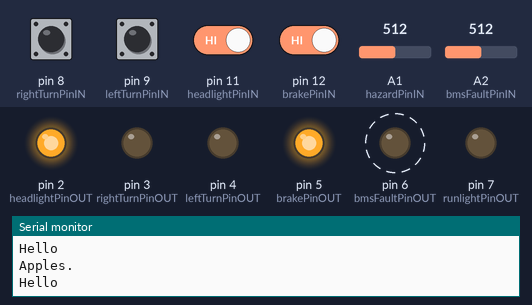
A sketch run on a simulated Arduino Uno, built with avr-gcc and run on an emulated ATmega328P. Shown: output pins drawn as LEDs (lit = HIGH), the last lines printed to the serial monitor. Dashed ring = blinking. The test bench sets the inputs (shaded band); at power-on: pin 11 (headlightPinIN), pin 12 (brakePinIN) HIGH, pin 8 (rightTurnPinIN), pin 9 (leftTurnPinIN) LOW, A1 (hazardPinIN) = 512, A2 (bmsFaultPinIN) = 512. Pins used as bus, display or sensor lines are not drawn.

Above: at 0.97 s.
1.3 s: pin 8 (rightTurnPinIN) pulled HIGH for 0.15 s
At 1.46 s:
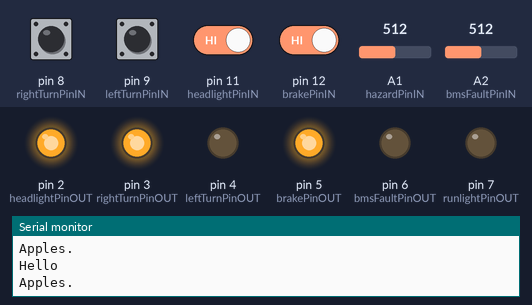
4.3 s: pin 9 (leftTurnPinIN) pulled HIGH for 0.15 s
7.3 s: pin 11 (headlightPinIN) driven LOW
At 7.49 s:
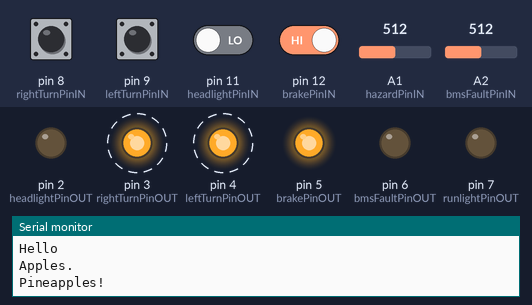
10.3 s: pin 12 (brakePinIN) driven LOW
At 10.56 s:
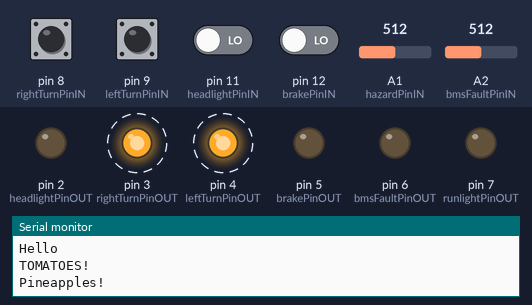
13.3 s: pin 11 (headlightPinIN) driven HIGH
At 13.66 s:
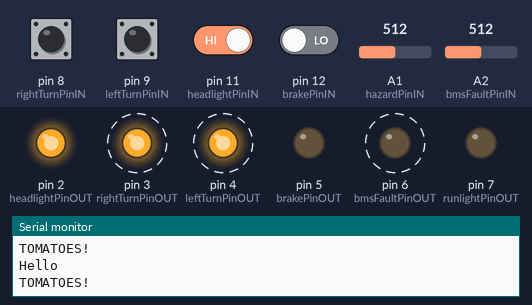
16.3 s: pin 8 (rightTurnPinIN) pulled HIGH for 0.15 s
Timing chart, 0 to 20.3 s (numbered marks = the images above; inputs shaded):
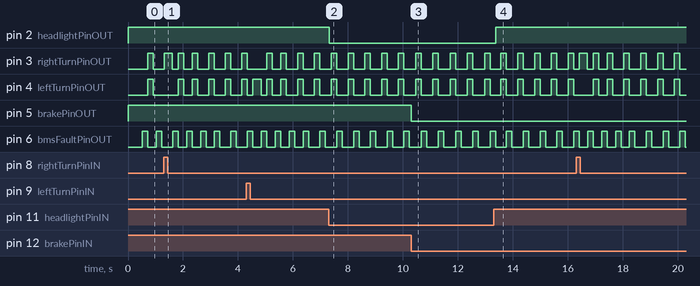

Measured:
- after the input at 7.3 s, pin 2 (headlightPinOUT): HIGH → LOW at once
- after the input at 10.3 s, pin 5 (brakePinOUT): HIGH → LOW at once
- after the input at 13.3 s, pin 2 (headlightPinOUT): LOW → HIGH after 0.07 s

The sketch:

BST_Lighting.ino
```cpp
/*  Bridger Solar Team at Montana State University
    Authors: Levi Allery and Tanner Whetzel
    System Integration Capstone: Lighting, Wiring, and Schematics
    Last Updated: April 3, 2019
                  April 1, 2019
                  March 31, 2019
                  March 29, 2019
                  March 27, 2019
                  February 20, 2019
                  February 19, 2019
                  February 18, 2019
                  February 17, 2019
                  February 15, 2019
*/

// NOTE: Running light functions have been commented out for the time being.
// Bit-bang the non PWM pins (PWM are D3, D5, D9, D10, D11) for dimming the running light signal
/*
   do {
      digitalWrite(xxx, LOW);
      delayMicroseconds(100); // About 10% duty cycle at 1kHz
      digitalWrite(xxx, HIGH);
      delayMicroseconds(1000-100);
   } while (runlight == HIGH);
*/
// Let other signals override the running lights

#include <Wire.h>

// Communication with Pi
#define SLAVE_ADDRESS 0x04
int number = 0;
int state = 0;
const int i2cSDA = A4; // Data line
const int i2cSDL = A5; // Clock line

// Output to lights
const int runlightPinOUT = 7; // Left active to prevent Pin floating
const int bmsFaultPinOUT = 6;
const int brakePinOUT = 5; // PWM Pin
const int leftTurnPinOUT = 4;
const int rightTurnPinOUT =  3; // PWM Pin
const int headlightPinOUT = 2;

// Input from switches
const int bmsFaultPinIN = A2;
const int hazardPinIN = A1;
const int brakePinIN = 12;
const int headlightPinIN = 11;
const int leftTurnPinIN = 9;
const int rightTurnPinIN =  8;
//const int runlightPinIN = 10;

// Digital and Analog read state variables
int bms;
int hazard;
int left;
int right;
int headlight;
int brake;
//int runlight;

// Storing time for flashing lights
unsigned long oldBMSMillis = 0;
unsigned long oldHazardMillis = 0;
unsigned long oldLtMillis = 0;
unsigned long oldRtMillis = 0;

const long bmsFlash = 500; //Sets BMS fault flash interval
const long interval = 600; //Sets blinker and hazard interval

// Setup pinouts
void setup() {
  pinMode(i2cSDA, OUTPUT);
  Serial.begin(9600); // Start Serial for output
  Wire.begin(SLAVE_ADDRESS);

  // Define callbacks for I2C communication
  Wire.onReceive(receiveData);
  Wire.onRequest(sendData);
  Serial.println("Ready!");

  // Initialize output pins
  pinMode(bmsFaultPinOUT, OUTPUT);
  pinMode(headlightPinOUT, OUTPUT);
  pinMode(brakePinOUT, OUTPUT);
  pinMode(leftTurnPinOUT, OUTPUT);
  pinMode(rightTurnPinOUT, OUTPUT);
  pinMode(runlightPinOUT, OUTPUT);

  // Initialize input pins
  pinMode(bmsFaultPinIN, INPUT);
  pinMode(hazardPinIN, INPUT);
  pinMode(headlightPinIN, INPUT);
  pinMode(brakePinIN, INPUT);
  pinMode(leftTurnPinIN, INPUT);
  pinMode(rightTurnPinIN, INPUT);
  //pinMode(runlightPinIN, INPUT);
}

// Master loop
void loop() {
  Serial.write("\nHello\n");

  bms = analogRead(bmsFaultPinIN);
  hazard = analogRead(hazardPinIN);
  left = digitalRead(leftTurnPinIN);
  right = digitalRead(rightTurnPinIN);
  brake = digitalRead(brakePinIN);
  headlight = digitalRead(headlightPinIN);
  //runlight = digitalRead(runlightPinIN);

  unsigned long newBMSMillis = millis();
  unsigned long newHazardMillis = millis();
  unsigned long newLtMillis = millis();
  unsigned long newRtMillis = millis();

  brakeLightFXN();
  headlightFXN();

  digitalWrite(runlightPinOUT, LOW);

  //Checking state of BMS Fault and time since state change against flashing interval
  if (bms <= 512) { //bms corresponds to a 10-bit analog read for the Nano, so if bms is greater than 50%...
    if (newBMSMillis - oldBMSMillis >= bmsFlash) {
      oldBMSMillis = newBMSMillis;

      bmsFaultFXN(); //Execute BMS Fault code
    }
  }

  //Checking state of hazards and time since state change against flashing interval
  if (hazard <= 512) { //hazard corresponds to a 10-bit analog read for the Nano, giving a resolution from 0-1023
    if (newHazardMillis - oldHazardMillis >= interval) {
      oldHazardMillis = newHazardMillis;

      hazardFXN(); //Execute Hazard code
    }
  }

  //Checking state of left turn signal and time since state change against flashing interval
  if (left == HIGH) {
    if (newLtMillis - oldLtMillis >= interval) {
      oldLtMillis = newLtMillis;

      leftTurnFXN(); //Execute Left Turn Signal code
    }
  }

  //Checking state of right turn signal and time since state change against flashing interval
  if (right == HIGH) {
    if (newRtMillis - oldRtMillis >= interval) {
      oldRtMillis = newRtMillis;

      rightTurnFXN(); //Execute Right Turn Signal code
    }
  }
}

// Callback for received data
void receiveData(int byteCount) {
  while (Wire.available()) {
    number = Wire.read();
    Serial.print("Data received: ");
    Serial.println(number);

    if (number == 1) {
      if (state == 0) {
        digitalWrite(i2cSDA, HIGH); // Set data pin on
        state = 1;
      } else {
        digitalWrite(i2cSDA, LOW); // Set data pin off
        state = 0;
      }
    }
  }
}

// Callback for sending data
void sendData() {
  Wire.write(number);
}

// Left Turn Signal function
void leftTurnFXN() {
  //Changing state of left turn signal
  if (leftTurnPinOUT == HIGH) {
    digitalWrite(leftTurnPinOUT, LOW);
  } else {
    digitalWrite(leftTurnPinOUT, HIGH);
    delay(300);
  }
  digitalWrite(leftTurnPinOUT, LOW);
  Serial.write("Bananas. \n");
}

// Right Turn Signal function
void rightTurnFXN() {
  //Changing state of right turn signal
  if (rightTurnPinOUT == HIGH) {
    digitalWrite(rightTurnPinOUT, LOW);
  } else {
    digitalWrite(rightTurnPinOUT, HIGH);
    delay(300);
  }
  digitalWrite(rightTurnPinOUT, LOW);
  Serial.write("Oranges. \n");
}

// Headlight function
void headlightFXN() {
  if (headlight == LOW) {
    // turn lights on
    digitalWrite(headlightPinOUT, LOW);
    Serial.write("Pineapples! \n");
  }
  else {
    digitalWrite(headlightPinOUT, HIGH);
  }
}

// Brakelight function
void brakeLightFXN() {
  if (brake == LOW) {
    // turn lights on
    digitalWrite(brakePinOUT, LOW);
    Serial.write("TOMATOES! \n");
  } else {
    digitalWrite(brakePinOUT, HIGH);
    Serial.write("Apples. \n");
  }
}

// BMS Fault function
void bmsFaultFXN() {
  //Changing state of BMS Fault--> also flashes hazards
  if (bmsFaultPinOUT == HIGH) {
    digitalWrite(bmsFaultPinOUT, LOW);
    hazard = 1023;
  } else {
    digitalWrite(bmsFaultPinOUT, HIGH);
    delay(200);
    hazard = 0;
  }
  digitalWrite(bmsFaultPinOUT, LOW);
  Serial.write("Pomegranates! Sh*t, Pomegranates! \n");
}

// Hazards function
void hazardFXN() {
  //Changing state of hazards--> right turn and left turn flashing
  if (rightTurnPinOUT == HIGH | leftTurnPinOUT == HIGH) {
    digitalWrite(rightTurnPinOUT, LOW);
    digitalWrite(leftTurnPinOUT, LOW);
  } else {
    digitalWrite(rightTurnPinOUT, HIGH);
    digitalWrite(leftTurnPinOUT, HIGH);
    delay(200);
  }
  digitalWrite(rightTurnPinOUT, LOW);
  digitalWrite(leftTurnPinOUT, LOW);
  Serial.write("Aw, Fig! \n");
}

/*
  // Running Lights function
  void runLightFXN() {
  if (runlight == HIGH) {
    // turn lights on
    digitalWrite(runlightPinOUT, LOW);
    Serial.write("Peaches. \n");
  } else {
    digitalWrite(runlightPinOUT, HIGH);
  }
  }
*/
```
